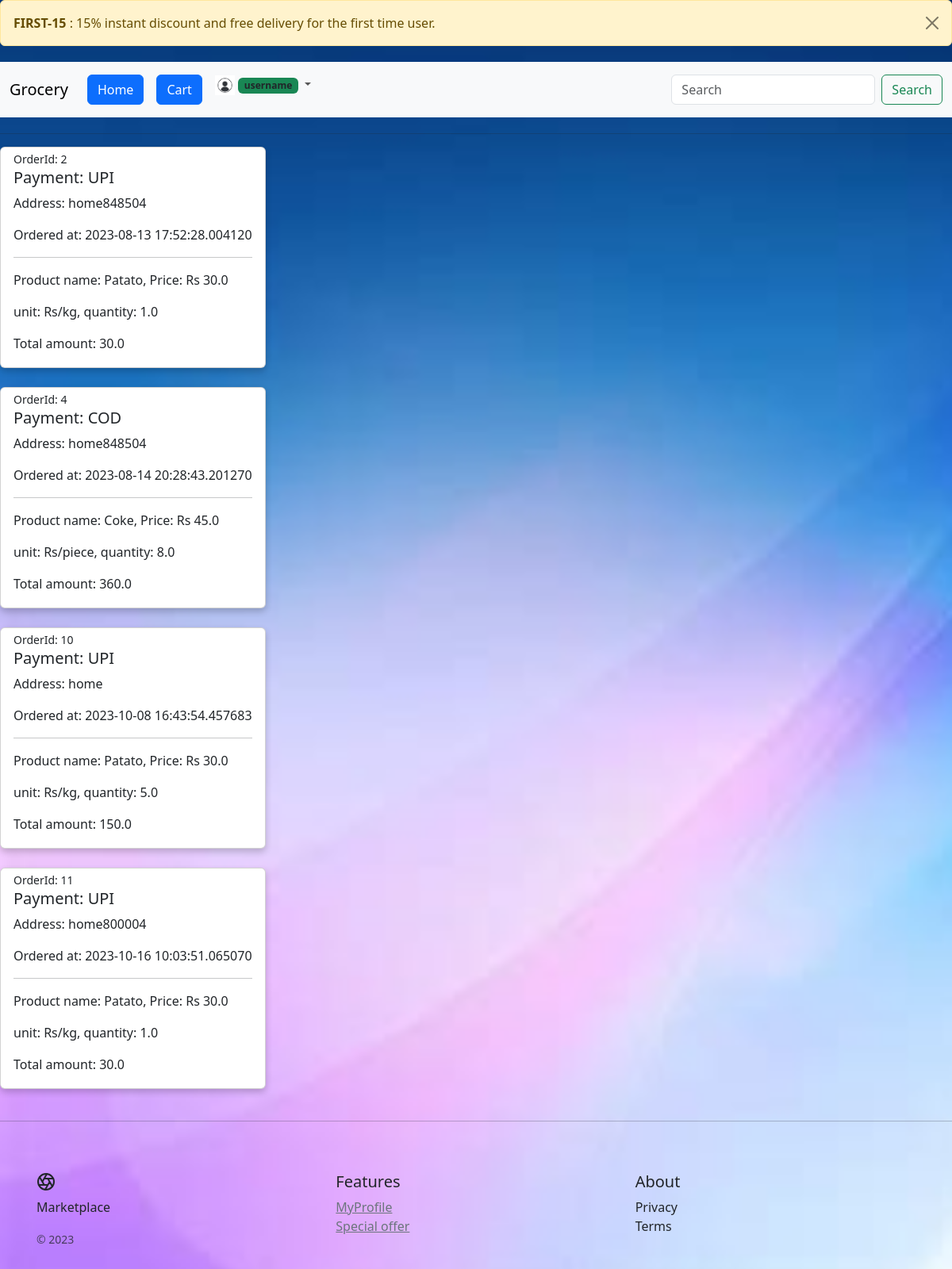
The page /orders.html (signed in) on the database its author committed.
### grocery/models.py (models this page shows)
class Users(db.Model, UserMixin):
    __tablename__ = 'user'
    id = db.Column(db.Integer, primary_key=True)
    name = db.Column(db.String(50), nullable=False)
    email = db.Column(db.String(120), unique=True, nullable=False)
    username = db.Column(db.String(120), unique=True, nullable=False)
    password = db.Column(db.String(120), nullable=False)
    address = db.Column(db.String(255), nullable=False)
    image_file = db.Column(db.String(50), nullable=False, default='/img/user/avator.png')
    '''@property
    def password(self):
        raise AttributeError('Password is not visual')
    @password.setter
    def password(self, password):
        self.password = generate_password_hash(password)
    def verify_password(self, password):
        return check_password_hash(self.password, password)

    def get_reset_token(self, expires_sec=1800):
        s = Serializer(app.config['SECRET_KEY'],expires_sec)
        return s.dumps({'user_id':self.id})

    @staticmethod
    def verify_reset_token(token):
        s = Serializer(app.config['SECRET_KEY'])
        try:
            user_id = s.loads(token)['user_id']
        except:
            return None
        return Users.query.get(user_id)

    def __repr__(self):
        return '<Name %r>' % self.name'''

class Orders(db.Model):
    __tablename__ = 'orders'
    id = db.Column(db.Integer,primary_key=True)
    username = db.Column(db.String(120),nullable=False)
    product_list = db.Column(db.String,nullable=False)
    order_time = db.Column(db.DateTime, default=datetime.now())
    payment = db.Column(db.String(120), nullable=False)
    address = db.Column(db.String(256), nullable=False)
    unit = db.Column(db.Integer)

### grocery/routes.py (the view)
@app.route("/orders.html")
@login_required
def orders() :
    user = current_user.username
    data = order_view(user)
    return render_template('orders.html', data=data)

### grocery/models.py (called while the page is built)
@login_manager.user_loader
def load_user(user_id):
    return Users.query.get(int(user_id))

### grocery/routes.py (called while the page is built)
def order_view(username):
    data = Orders.query.filter_by(username=username).all()
    '''0:id, 1:product_list, 2:order_time, 3:payment, 4:address'''
    result = list()
    for da in data:
        pdl = literal_eval(da.product_list)
        buffer = [da.id, pdl, da.order_time, da.payment, da.address]
        result.append(buffer)
    return result

### grocery/templates/orders.html (shortened to what this page needs)
{% extends 'base.html' %}
{% block body %}
<hr/>
{% for da in data %}
<div class="card" style="width: fit-content;">
  <div class="container">
    <small>OrderId: {{da[0]}}</small>
    <h5>Payment: {{da[3]}}</h5>
    <p>Address: {{da[4]}}</p>
    <p>Ordered at: {{da[2]}}</p>
    {% for d in da[1] %}
    <hr>
    <p>Product name: {{d[0]}}, Price: Rs {{d[2]}}</p>
    <p>unit: {{d[3]}}, quantity: {{d[1]}}</p>
    <p>Total amount: {{d[1]*d[2]}}</p>
    {% endfor %}
  </div>
</div>
<br>
{% endfor %}
{% endblock body %}

### grocery/templates/base.html (shortened to what this page needs)
<!doctype html>
<html lang="en" data-bs-theme="auto">
  <head>
    <link href="{{url_for('static',filename='css/bootstrap.min.css')}}" rel="stylesheet">
  </head>
<div class="alert alert-warning alert-dismissible fade show" role="alert">
  <strong>FIRST-15</strong> : 15% instant discount and free delivery for the first time user.
  <button type="button" class="btn-close" data-bs-dismiss="alert" aria-label="Close"></button>
</div>
<header class="site-header sticky-top py-1">
  <nav class="navbar navbar-expand-lg navbar-light bg-light">
    <div class="container-fluid">
      <a class="navbar-brand" href="{{url_for('home')}}">Grocery</a>
      <div class="collapse navbar-collapse" id="navbarSupportedContent">
        <ul class="navbar-nav me-auto mb-2 mb-lg-0">
          <li class="nav-item">
            <a class="nav-link active" aria-current="page" href="{{url_for('home')}}"><button type="button"
                class="btn btn-primary">Home</button></a>
          </li>
          <li class="nav-item">
            <a class="nav-link" href="{{url_for('checkout')}}"><button type="button" class="btn btn-primary">Cart
            </button></a>
          </li>
          <li class="nav-item dropdown">
            <a class="nav-link dropdown-toggle" href="{{url_for('myaccount')}}" id="navbarDropdown" role="button" data-bs-toggle="dropdown" aria-expanded="false">
              {% if current_user.is_authenticated %}
              <span><img src={{url_for('static',filename=current_user.image_file)}} alt="img" width="25px" height="25px"> </span>
              <span class="badge bg-success text-dark">{{current_user.username}}</span>
              {% else %}
              <span class="badge bg-info text-dark">Profile</span>
              {% endif %}
            </a>
        </ul>
        <form class="d-flex" method="post" action="/search">
          <input name="search" class="form-control me-2" type="search" placeholder="Search" aria-label="Search">
          <button class="btn btn-outline-success" type="submit">Search</button>
        </form>
      </div>
    </div>
  </nav>
</header>
{% block body %}
{% endblock body %}
<hr/>
<footer class="container py-5">
    <div class="row">
      <div class="col-12 col-md">
        <p>Marketplace</p>
        <small class="d-block mb-3 text-body-secondary">&copy; 2023</small>
      </div>
      <div class="col-6 col-md">
        <h5>Features</h5>
        <ul class="list-unstyled text-small">
          <li><a class="link-secondary" href="{{url_for('myaccount')}}">
            MyProfile
          </a></li>
          <li><a class="link-secondary" href="{{url_for('today')}}">
            Special offer
          </a></li>
        </ul>
      </div>
      <div class="col-6 col-md">
        <h5>About</h5>
        <ul class="list-unstyled text-small">
          <li><div class="popup" onclick="myFunction()">Privacy
          </div></li>
          <li><div class="popup" onclick="myFunction01()">Terms
          </div></li>
        </ul>
      </div>
    </div>
  </footer>
    </body>
  </html>

### grocery/templates/base.html (style rules this page uses)
.popup { position: relative; display: inline-block; cursor: pointer; -webkit-user-select: none; -moz-user-select: none; -ms-user-select: none; user-select: none; }

### rows shown on the page
Users: image_file (picture), username "username"
Orders: id "2", payment "UPI", address "home848504", order_time "2023-08-13 17:52:28.004120", d "Patato", d "30.0", d "Rs/kg", d "1.0", d "30.0"
Orders: id "4", payment "COD", address "home848504", order_time "2023-08-14 20:28:43.201270", d "Coke", d "45.0", d "Rs/piece", d "8.0", d "360.0"
Orders: id "10", payment "UPI", address "home", order_time "2023-10-08 16:43:54.457683", d "Patato", d "30.0", d "Rs/kg", d "5.0", d "150.0"
Orders: id "11", payment "UPI", address "home800004", order_time "2023-10-16 10:03:51.065070", d "Patato", d "30.0", d "Rs/kg", d "1.0", d "30.0"
